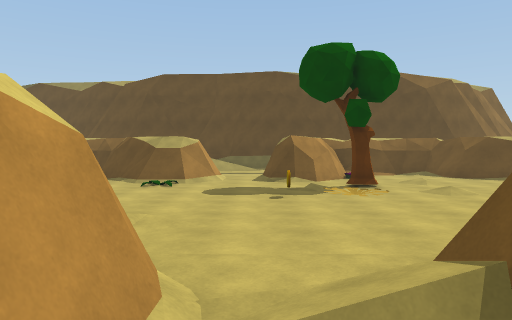
View 1 (above)

24 first-person views from a walk through a 3-D level made in the Unity game engine. The camera is 1.2 m above the floor, tilts 2° down and sees 70° across. The floor is counted in squares, 2 m on a side. Each view is taken from the middle of a square. On the plan, view 1 faces up. The plan holds only what a view shows up to about 10 squares ahead; the rest is blank. The place goes on beyond the plan.

View 2
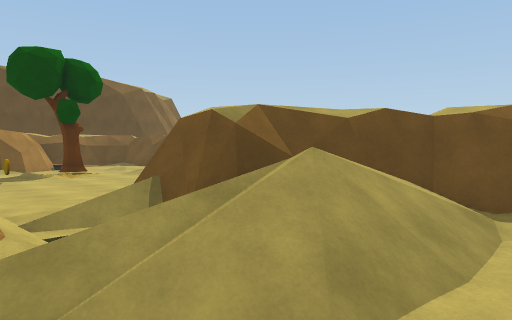

View 3
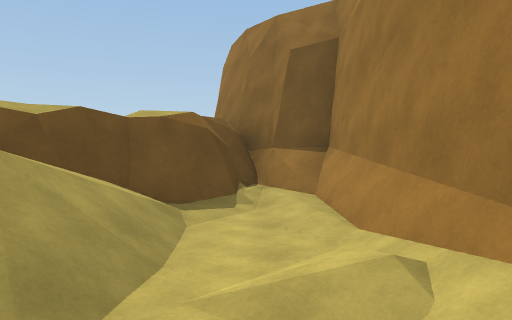

View 4
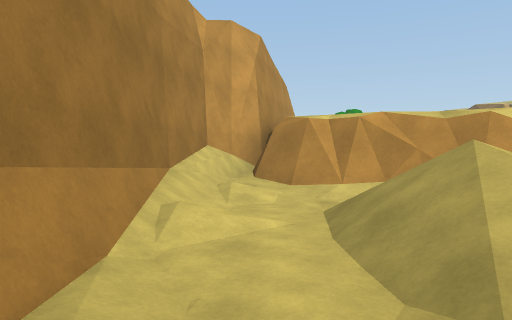

View 5
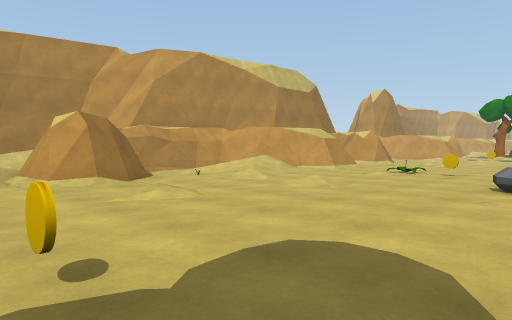

View 6
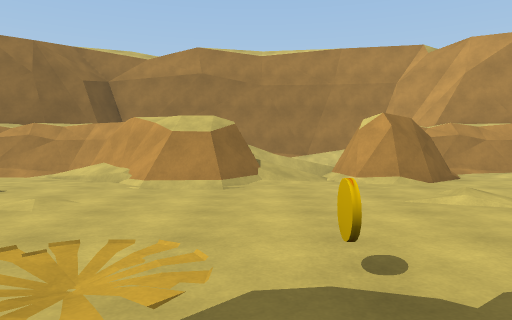

View 7
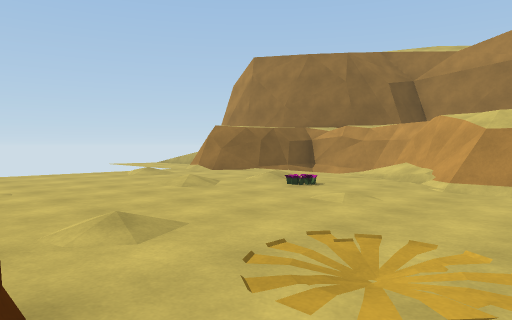

View 8
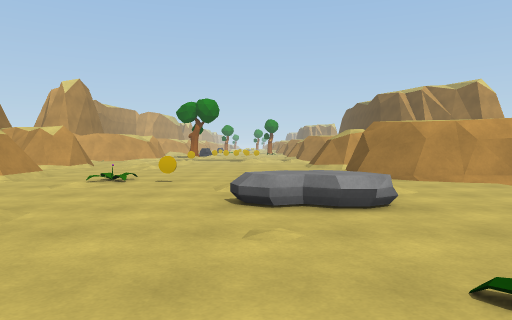

View 9
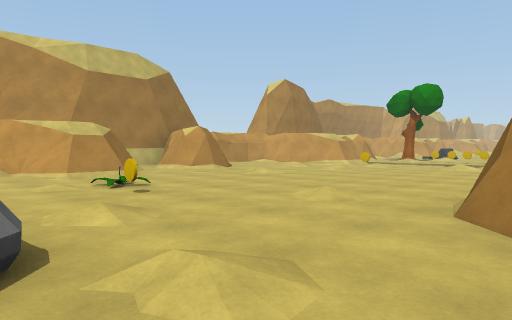

View 10
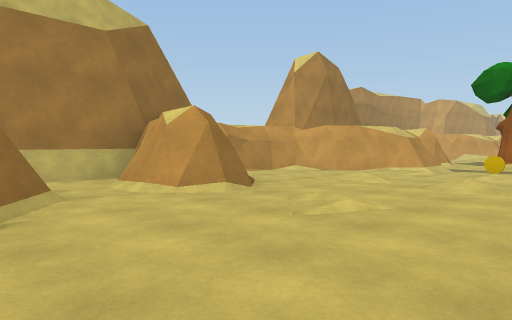

View 11
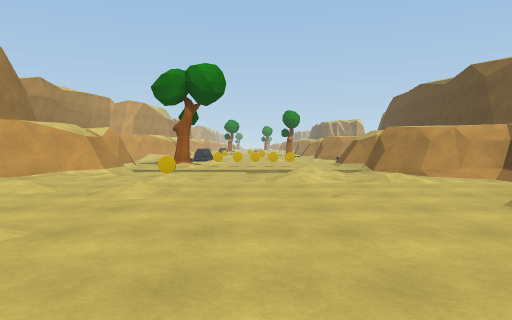

View 12
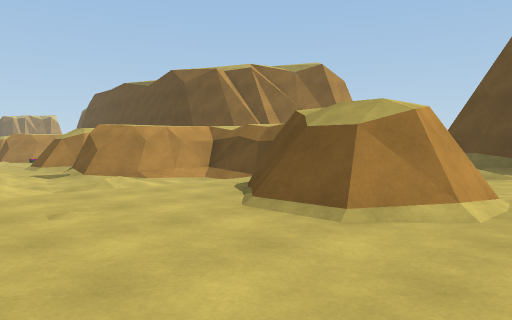

View 13
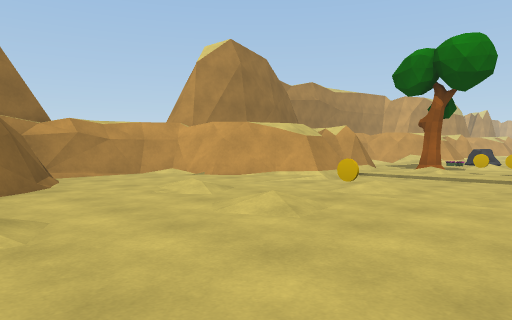

View 14
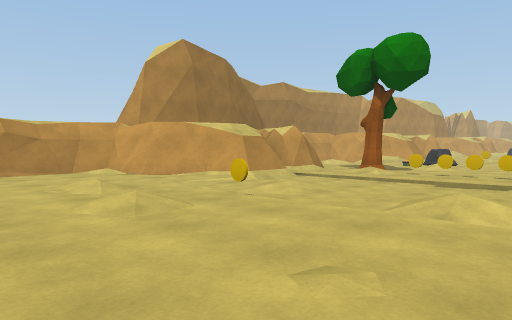

View 15
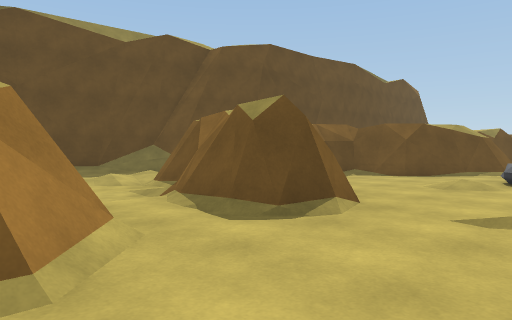

View 16
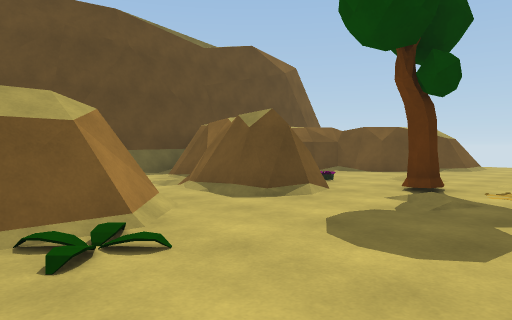

View 17
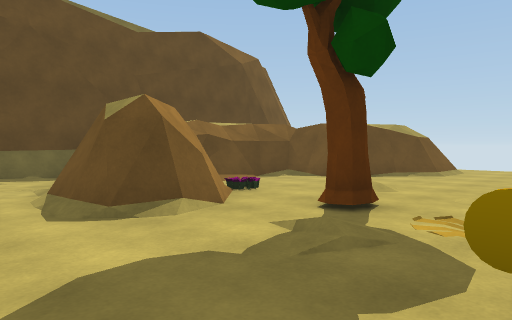

View 18
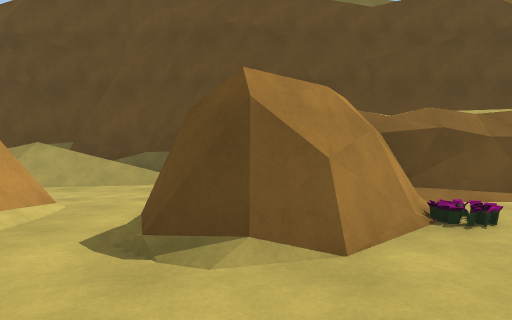

View 19
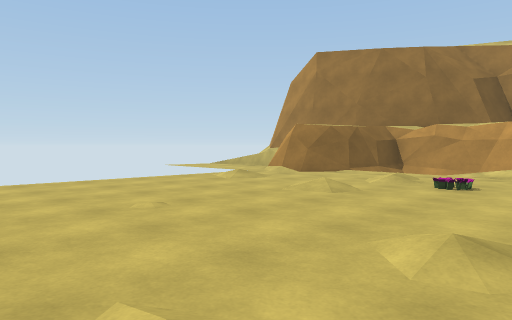

View 20
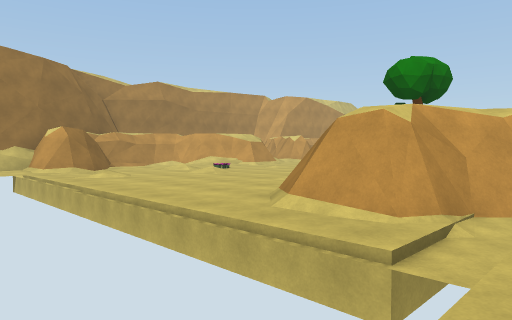

View 21
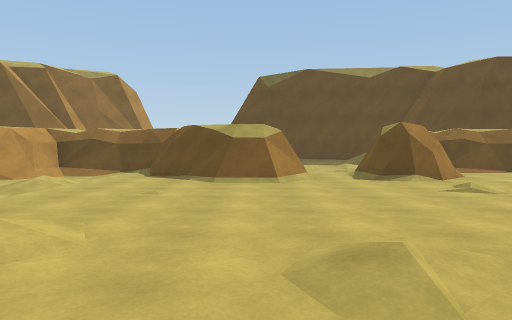

View 22
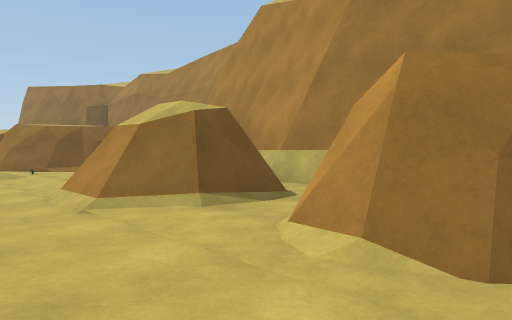

View 23
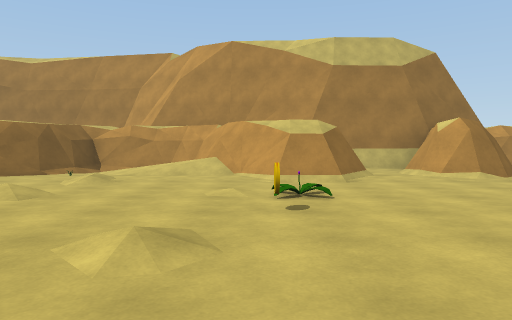

View 24
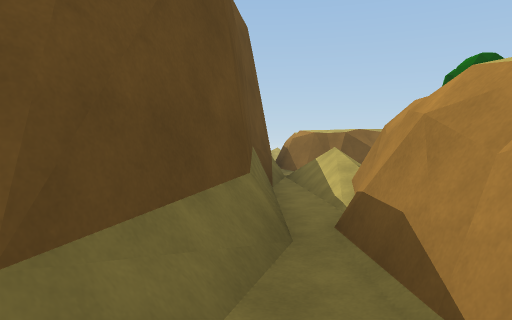

### Floor plan
Key: @ floor where view 1 was taken; # wall or solid block; . main floor; : floor 0.25 m higher than the main floor; - floor 0.25 m lower than the main floor; + floor 0.5 m higher than the main floor; _ floor 0.5 m lower than the main floor; * floor 0.75 m higher than the main floor; / step, stairs or slope; P plant; T tree; C coin; R rock; O other object.
Columns run from 20 left of view 1 to 12 right of it. Each row starts with its distance up from view 1.
 17        #
 16        ## ###
 15            :###
 14           ..:.##########
 13          :..#####///:.##
 12   #####  ..######//..######     .
 11   #/-/###/-##/-/###/-##/-/###-
 10 ###-_.###/.##...###//##P..###/
  9 ##/-./.##/.+.....##/.+.....##.
  8 ..-_//.........R..P...T.......
  7 ..-./..........*..............
  6 C.---................CP.......
  5 C............C................
  4 T....C...:..P.................
  3 ......:..................P....
  2 ####.....#.###...O##.###....##
  1 #####...##.####/:/##.####...##
  0    ###..##// ###/###@//###.##
 -1    #######  #######////#####
 -2     #            ##:..--.##
 -3                   ########

Positions as (right, up) in squares from view 1, and headings:
1: (0, 0), facing up
2: (-1, -2), facing up-right
3: (-1, -2), facing right
4: (4, -2), facing left
5: (1, 8), facing down-left
6: (1, 8), facing down
7: (1, 8), facing down-right
8: (-1, 7), facing left
9: (-5, 10), facing down-left
10: (-8, 6), facing down-left
11: (-9, 6), facing left
12: (-10, 6), facing up-left
13: (-11, 7), facing down-left
14: (-12, 8), facing down-left
15: (-12, 7), facing up-right
16: (-3, 6), facing up-right
17: (-1, 6), facing up-right
18: (1, 7), facing up
19: (3, 9), facing down-right
20: (12, 12), facing down-left
21: (-12, 2), facing up
22: (-12, 4), facing down-right
23: (-7, 9), facing down
24: (-8, 14), facing right
